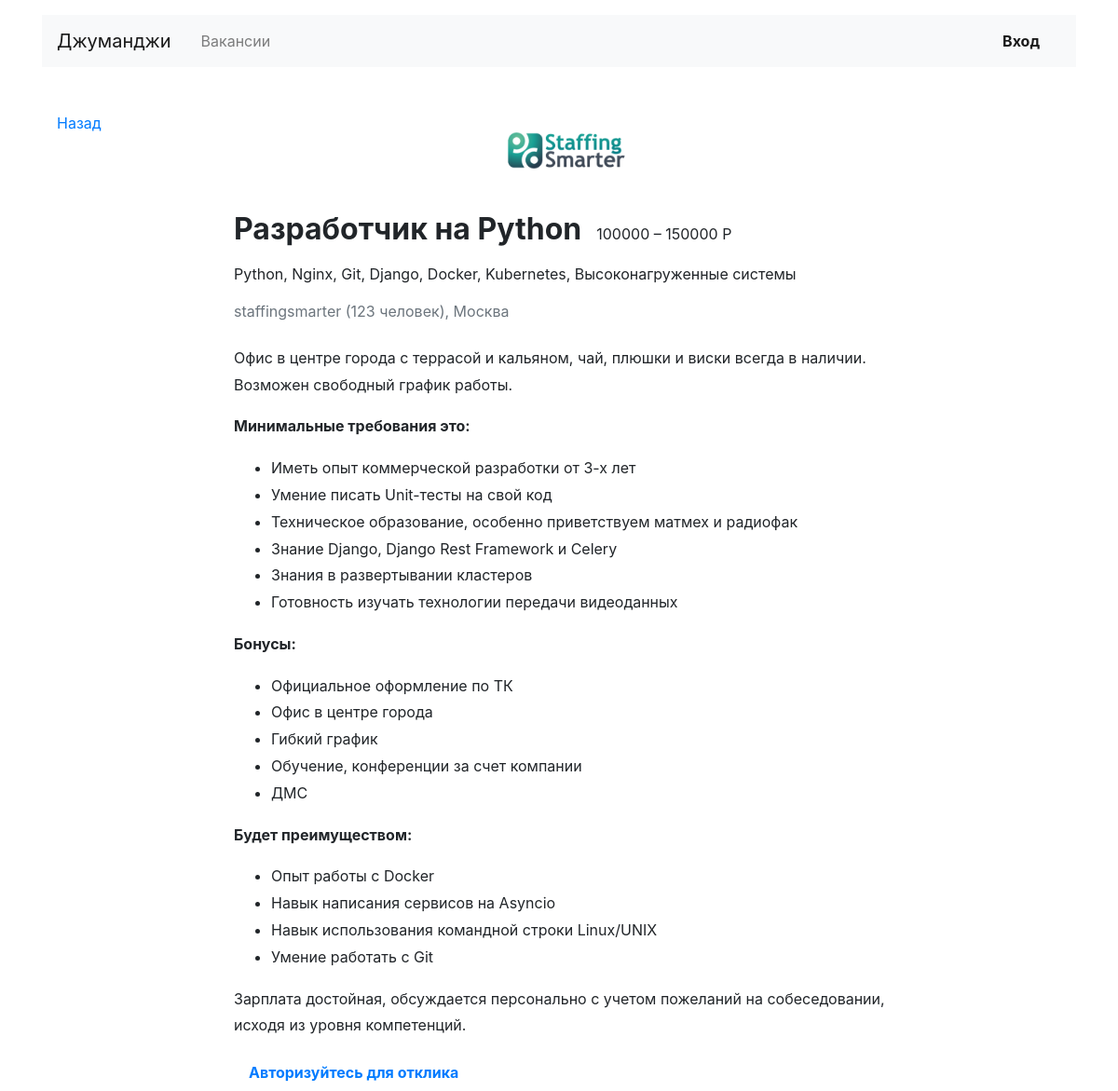
Screenshot of /vacancies/1 with the database file from the repository.
### vacancies/models.py (models this page shows, shortened)
class Company(models.Model):
    name = models.CharField(max_length=256)
    location = models.CharField(max_length=128)
    description = models.TextField()
    employee_count = models.IntegerField()
    owner = models.OneToOneField(User, on_delete=models.CASCADE, related_name="company", null=True)
    logo = models.ImageField(upload_to=MEDIA_COMPANY_IMAGE_DIR)

class Vacancy(models.Model):
    title = models.CharField(max_length=256)
    specialty = models.ForeignKey(Specialty, on_delete=models.CASCADE, related_name="vacancies")
    company = models.ForeignKey(Company, on_delete=models.CASCADE, related_name="vacancies")
    skills = models.CharField(max_length=512)
    description = models.TextField()
    salary_min = models.IntegerField()
    salary_max = models.IntegerField()
    published_at = models.DateField(auto_now=True)

### vacancies/public/views.py (the view, shortened to what this page needs)
# urls.py: path("vacancies/<int:pk>", VacancyView.as_view(), name="vacancy"),
class VacancyView(DetailView):
    model = Vacancy
    template_name = "vacancies/public/vacancy_detail.html"
    def get_queryset(self):
        return super().get_queryset().select_related("company", "specialty")
    def get_context_data(self, form=None, **kwargs):
        context = super().get_context_data(**kwargs)
        form = ApplicationForm()
        context["form"] = form
        return context

### templates/vacancies/public/vacancy_detail.html
{% extends 'base.html' %}
{% load static %}
{% load crispy_forms_tags %}
{% block main %}
<div class="row mt-5">
    <div class="col-12 col-lg-2">
        <div class="pl-3 mb-5">
            <p><a href="{{ request.META.HTTP_REFERER }}">Назад</a></p>
        </div>
    </div>
    <div class="col-12 col-lg-8">
        <section class="pl-3">
            <a href="{% url 'public:company' object.company.id %}">
                {% include "vacancies/helpers/company_logo.html" with company=object.company %}
            </a>
            <div class="d-flex align-items-baseline align-content-baseline">
                <h1 class="h2 mt-4 font-weight-bold">{{ object.title }}</h1>
                <p class="m-0 pl-3">{{ object.salary_min }} – {{ object.salary_max }} Р</p>
            </div>
            <p class="mt-2">{{ object.skills }}</p>
            <p class="text-muted mb-4">{{ object.company.name }} ({{ object.company.employee_count }} человек),
                {{object.company.location }}</p>
            <div style="line-height: 1.8;">
                <p>{{object.description|safe }}</p>
            </div>
            {% if user.is_authenticated %}
            <div class="col-lg-8 offset-lg-2">
                {% crispy form "bootstrap4" %}
            </div>
            {% else %}
            <a href="{% url 'accounts:login' %}?next={{ request.path }}" class="nav-link font-weight-bold">
                Авторизуйтесь для отклика
            </a>
            {% endif %}
        </section>
    </div>
</div>
{% endblock %}

### templates/vacancies/helpers/company_logo.html
{% if company.logo %}
<a href="{% url 'public:company' company.pk %}" style="max-width: 150px;" class="mx-auto d-block">
    <img class="mx-auto d-block mw-100" src="{{ company.logo.url }}" alt="">
</a>
{% else %}
<img class="mx-auto d-block" src="https://place-hold.it/150x80" width="150" height="80" alt="">
{% endif %}

### rows the page displays
Company: logo (picture)
Vacancy: title "Разработчик на Python", salary_min "100000", salary_max "150000", skills "Python, Nginx, Git, Django, Docker, Kubernetes, Высоконагруженные системы", company.name "staffingsmarter", company.employee_count "123", company.location "Москва", description "Офис в центре города с террасой и кальяном, чай, плюшки и виски всегда в наличии. Возможен свободный график работы. Минимальные требования это: Иметь опыт коммерческой разработки от 3-х лет Умение писать Unit-тесты на свой код Техническое образование, особенно приветствуем матмех и радиофак Знание Django, Django Rest Framework и Celery Знания в развертывании кластеров Готовность изучать технологии передачи видеоданных Бонусы: Официальное оформление по ТК Офис в центре города Гибкий график Обучение, конференции за счет компании ДМС Будет преимуществом: Опыт работы с Docker Навык написания сервисов на Asyncio Навык использования командной строки Linux/UNIX Умение работать с Git Зарплата…"
